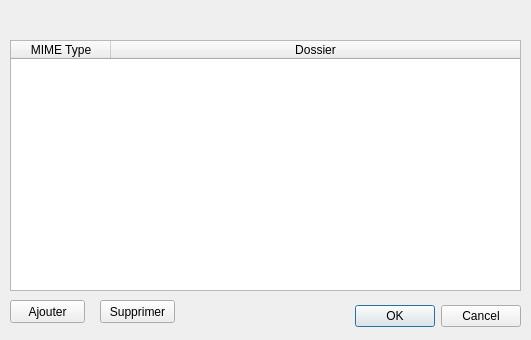
<?xml version="1.0" encoding="UTF-8"?>
<ui version="4.0">
 <class>preferencesDialog</class>
 <widget class="QDialog" name="preferencesDialog">
  <property name="geometry">
   <rect>
    <x>0</x>
    <y>0</y>
    <width>531</width>
    <height>340</height>
   </rect>
  </property>
  <property name="windowTitle">
   <string>Dialog</string>
  </property>
  <widget class="QDialogButtonBox" name="buttonBox">
   <property name="geometry">
    <rect>
     <x>180</x>
     <y>300</y>
     <width>341</width>
     <height>32</height>
    </rect>
   </property>
   <property name="orientation">
    <enum>Qt::Horizontal</enum>
   </property>
   <property name="standardButtons">
    <set>QDialogButtonBox::Cancel|QDialogButtonBox::Ok</set>
   </property>
  </widget>
  <widget class="QTableWidget" name="tableConfig">
   <property name="geometry">
    <rect>
     <x>10</x>
     <y>40</y>
     <width>511</width>
     <height>251</height>
    </rect>
   </property>
   <property name="editTriggers">
    <set>QAbstractItemView::NoEditTriggers</set>
   </property>
   <property name="alternatingRowColors">
    <bool>true</bool>
   </property>
   <property name="selectionMode">
    <enum>QAbstractItemView::SingleSelection</enum>
   </property>
   <property name="selectionBehavior">
    <enum>QAbstractItemView::SelectRows</enum>
   </property>
   <property name="sortingEnabled">
    <bool>true</bool>
   </property>
   <property name="wordWrap">
    <bool>true</bool>
   </property>
   <attribute name="horizontalHeaderMinimumSectionSize">
    <number>26</number>
   </attribute>
   <attribute name="horizontalHeaderStretchLastSection">
    <bool>true</bool>
   </attribute>
   <attribute name="verticalHeaderVisible">
    <bool>false</bool>
   </attribute>
   <column>
    <property name="text">
     <string>MIME Type</string>
    </property>
   </column>
   <column>
    <property name="text">
     <string>Dossier</string>
    </property>
   </column>
  </widget>
  <widget class="QPushButton" name="addButton">
   <property name="geometry">
    <rect>
     <x>10</x>
     <y>300</y>
     <width>75</width>
     <height>23</height>
    </rect>
   </property>
   <property name="text">
    <string>Ajouter</string>
   </property>
  </widget>
  <widget class="QPushButton" name="deleteButton">
   <property name="geometry">
    <rect>
     <x>100</x>
     <y>300</y>
     <width>75</width>
     <height>23</height>
    </rect>
   </property>
   <property name="text">
    <string>Supprimer</string>
   </property>
  </widget>
 </widget>
 <resources/>
 <connections>
  <connection>
   <sender>buttonBox</sender>
   <signal>accepted()</signal>
   <receiver>preferencesDialog</receiver>
   <slot>accept()</slot>
   <hints>
    <hint type="sourcelabel">
     <x>248</x>
     <y>254</y>
    </hint>
    <hint type="destinationlabel">
     <x>157</x>
     <y>274</y>
    </hint>
   </hints>
  </connection>
  <connection>
   <sender>buttonBox</sender>
   <signal>rejected()</signal>
   <receiver>preferencesDialog</receiver>
   <slot>reject()</slot>
   <hints>
    <hint type="sourcelabel">
     <x>316</x>
     <y>260</y>
    </hint>
    <hint type="destinationlabel">
     <x>286</x>
     <y>274</y>
    </hint>
   </hints>
  </connection>
 </connections>
</ui>
